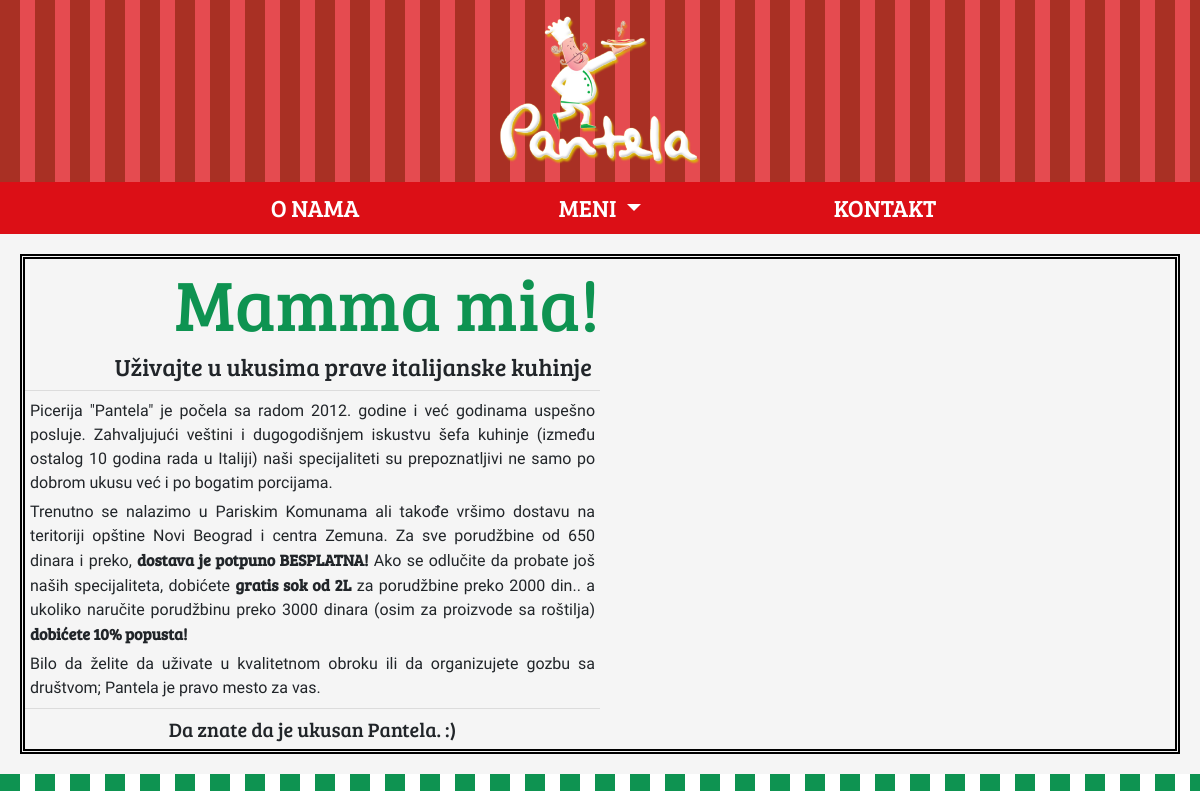
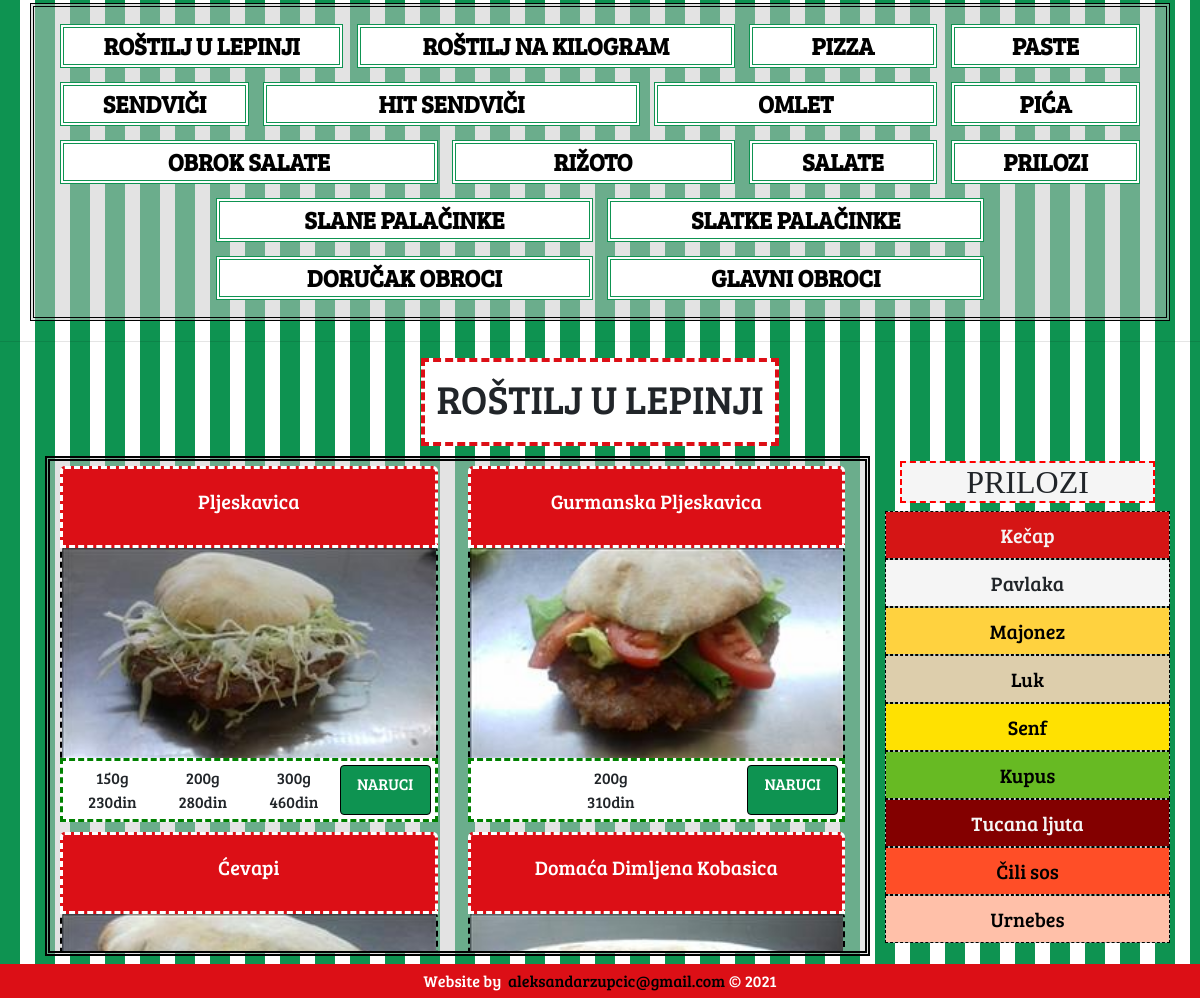
Screenshot of /index.php?menu=rostilj_lepinja with the database file from the repository (2 pictures, top to bottom).
### tables this page shows
CREATE TABLE `menu_list` (
  `Id` int(11) NOT NULL,
  `Naziv` varchar(40) NOT NULL,
  `Alias` varchar(40) NOT NULL
);

CREATE TABLE `rostilj_lepinja` (
  `Id` int(11) NOT NULL,
  `Naziv` varchar(40) NOT NULL,
  `Slika` text NOT NULL
);

CREATE TABLE `cenovnik` (
  `Id` int(11) NOT NULL,
  `Kolicina` varchar(20) NOT NULL,
  `Cena` int(11) NOT NULL,
  `Tip` varchar(40) NOT NULL,
  `Proizvod` int(11) NOT NULL
);

### php/menu_item.php (the view, shortened to what this page needs)
<?php
    $where_from = $_GET["menu"];
    $query = "SELECT * FROM $where_from";
    $menu_items = mysqli_query($conn, $query);
    while($item = mysqli_fetch_assoc($menu_items)){
?>
<div class = "col-lg-6">
    <div class="card">
        <div class="card-body menu-title text-center">
            <h5 class="card-title">
                <?= $item["Naziv"]; ?>
            </h5>
        </div>
        <?php if($item["Slika"] !== ''): ?>
        <img class = "card-img-top menu-img"
            src = "<?="img/".$where_from."/".$item["Slika"];?>"
            alt="Card image cap"/>
        <?php endif; ?>
        <div class = "menu-pricing p-1">
            <div class = "row no-gutters">
                <div class = "col-sm-9">
                    <table class = "w-100 text-center">
                        <tbody>
                            <tr>
                                <?php
                                    $query = "SELECT c.Kolicina, c.Cena FROM cenovnik AS c WHERE c.proizvod = ".$item["Id"]." AND c.tip = '".$where_from."'";
                                    $item_price = mysqli_query($conn, $query);
                                    while($price = mysqli_fetch_assoc($item_price)){
                                        echo "<td>";
                                            echo '<a>';
                                                echo '<span class = "menu-price">'.$price["Kolicina"].'</span>';
                                                echo '<br/>'.$price["Cena"].'din';
                                            echo '</a>';
                                        echo "</td>";
                                    }
                                ?>
                            </tr>
                    </table>
                </div>
                <div class = "col-sm-3 d-flex justify-items-center">
                    <a name = "" id="" class="btn btn-primary naruci w-100" href = "tel:0613181898" role="button">
                        NARUCI
                    </a>
                </div>
            </div>
        </div>
    </div>
</div>
<?php } ?>

### index.php (shortened to what this page needs)
<!DOCTYPE html>
<html lang="en">
<head>
    <link rel="stylesheet" href="https://maxcdn.bootstrapcdn.com/bootstrap/4.0.0/css/bootstrap.min.css">
    <link rel = "stylesheet" type = "text/css" href = "style.css"/>
</head>
<body>
    <div class = "container-fluid head-logo text-center">
        <a href = "index.php">
            <img class = "my-3" src = "img/logo.png" width = "200px"/>
        </a>
    </div>
    <nav>
        <div class = "container">
            <div class = "row d-flex justify-content-center text-center">
                <div class = "col-md-3">
                    <li class="nav-item">
                        <a class = "nav-link" href = "onama.php">
                            O NAMA
                        </a>
                    </li>
                </div>
                <div class = "col-md-3">
                    <li class="nav-item dropdown">
                        <a class="nav-link dropdown-toggle" href="#" id="navbarDropdownMenuLink" data-display="static" data-toggle="dropdown" aria-haspopup="true" aria-expanded="false">
                            MENI
                        </a>
                    </li>
                </div>
                <div class = "col-md-3">
                    <li class="nav-item">
                        <a class = "nav-link" href = "kontakt.php">
                            KONTAKT
                        </a>
                    </li>
                </div>
            </div>
        </div>
    </nav>
    <div class = "meni-jumbo">
        <div class = "row no-gutters">
            <div class = "col">
                <h1 class="display-3 text-lg-right text-center">Mamma mia!</h1>
                <h4 class = "text-right pantela-main px-2">
                    Uživajte u ukusima prave italijanske kuhinje
                </h4>
                <hr class = "my-2">
                <p>Picerija "Pantela" je počela sa radom 2012. godine i već godinama uspešno posluje. Zahvaljujući veštini i dugogodišnjem iskustvu šefa kuhinje (između ostalog 10 godina rada u Italiji) naši specijaliteti su prepoznatljivi ne samo po dobrom ukusu već i po bogatim porcijama.</p>
                <p>Trenutno se nalazimo u Pariskim Komunama ali takođe vršimo dostavu na teritoriji opštine Novi Beograd i centra Zemuna. Za sve porudžbine od 650 dinara i preko, <strong>dostava je potpuno BESPLATNA!</strong> Ako se odlučite da probate još naših specijaliteta, dobićete <strong>gratis sok od 2L</strong> za porudžbine preko 2000 din.. a ukoliko naručite porudžbinu preko 3000 dinara (osim za proizvode sa roštilja) <strong>dobićete 10% popusta!</strong></p>
                <p>Bilo da želite da uživate u kvalitetnom obroku ili da organizujete gozbu sa društvom; Pantela je pravo mesto za vas.</p>
                <hr class = "my-2">
                <h5 class = "text-center pantela-main">Da znate da je ukusan Pantela. :)</h5>
            </div>
            <div class = "col-lg-6 jumbo-img">
                <img class = "img-fluid h-100" src = "https://hips.hearstapps.com/hmg-prod.s3.amazonaws.com/images/delish-200511-seo-club-sandwich-h-14383-eb-1590780714.jpg"/>
            </div>
        </div>
    </div>
    <?php include "php/menu_list.php"; ?>
    <div id = "ajax-menu">
        <hr/>
    </div>
    <div id = "menu">
        <?php
            if(isset($_GET["menu"])){
                include "php/menu_display.php";
            }
        ?>
    </div>
    <div class = "container-fluid red-bg text-center text-white d-flex justify-content-center align-items-center">
        <p class = "author-copy">
            Website by &nbsp;<a href = "https://www.aleksandarzupcic.com/">aleksandarzupcic@gmail.com</a>&nbsp;&copy; <?= date("Y"); ?>
        </p>
    </div>
</body>
</html>

### php/menu_list.php (shortened to what this page needs)
<div class = "container menu">
    <div class = "row d-flex justify-content-center">
        <div class = "col-lg-3 col-md-6 menu-item">
            <a href = "javascript:void(0)" onclick = "getItem('rostilj_lepinja');">ROŠTILJ U LEPINJI</a>
        </div>
        <div class = "col-lg-4 col-md-5 menu-item">
            <a href = "javascript:void(0)" onclick = "getItem('rostilj_kilogram');">ROŠTILJ NA KILOGRAM</a>
        </div>
        <div class = "col-lg-2 col-md-6 menu-item">
            <a href = "javascript:void(0)" onclick = "getItem('pizza');">PIZZA</a>
        </div>
        <div class = "col-lg-2 col-md-5 menu-item">
            <a href = "javascript:void(0)" onclick = "getItem('pasta');">PASTE</a>
        </div>
    </div>
    <div class = "row d-flex justify-content-center">
        <div class = "col-lg-2 col-md-6 menu-item">
            <a href = "javascript:void(0)" onclick = "getItem('sendvic');">SENDVIČI</a>
        </div>
        <div class = "col-lg-4 col-md-5 menu-item">
            <a href = "javascript:void(0)" onclick = "getItem('hit_sendvic');">HIT SENDVIČI</a>
        </div>
        <div class = "col-lg-3 col-md-6 menu-item">
            <a href = "javascript:void(0)" onclick = "getItem('omlet');">OMLET</a>
        </div>
        <div class = "col-lg-2 col-md-5 menu-item">
            <a href = "javascript:void(0)" onclick = "getItem('pica');">PIĆA</a>
        </div>
    </div>
    <div class = "row d-flex justify-content-center">
        <div class = "col-lg-4 col-md-6 menu-item">
            <a href = "javascript:void(0)" onclick = "getItem('obrok_salata');">OBROK SALATE</a>
        </div>
        <div class = "col-lg-3 col-md-5 menu-item">
            <a href = "javascript:void(0)" onclick = "getItem('rizoto');">RIŽOTO</a>
        </div>
        <div class = "col-lg-2 col-md-6 menu-item">
            <a href = "javascript:void(0)" onclick = "getItem('salate');">SALATE</a>
        </div>
        <div class = "col-lg-2 col-md-5 menu-item">
            <a href = "javascript:void(0)" onclick = "getItem('prilozi');">PRILOZI</a>
        </div>
    </div>
    <div class = "row d-flex justify-content-center">
        <div class = "col-lg-4 col-md-6 menu-item">
            <a href = "javascript:void(0)" onclick = "getItem('palacinke_slane');">SLANE PALAČINKE</a>
        </div>
        <div class = "col-lg-4 col-md-5 menu-item">
            <a href = "javascript:void(0)" onclick = "getItem('palacinke_slatke');">SLATKE PALAČINKE</a>
        </div>
    </div>
    <div class = "row d-flex justify-content-center">
        <div class = "col-lg-4 col-md-6 menu-item">
            <a href = "javascript:void(0)" onclick = "getItem('dorucak_obrok');">DORUČAK OBROCI</a>
        </div>
        <div class = "col-lg-4 col-md-5 menu-item">
            <a href = "javascript:void(0)" onclick = "getItem('obroci');">GLAVNI OBROCI</a>
        </div>
    </div>
</div>

### php/menu_display.php
<?php include "connect.php"; ?>
<div class = "main-title">
    <?php
        $get_name_sql = "SELECT Naziv FROM menu_list WHERE Alias = '".$_GET["menu"]."'";
        $get_name = mysqli_query($conn, $get_name_sql);
        echo "<h1>".mysqli_fetch_row($get_name)[0]."</h1>";
    ?>
</div>
<div class = "container my-2">
    <div class = "row">
        <div class = "col-lg-9 mx-auto">
            <div class = "menu-options">
                <div class = "container">
                    <div class = "row">
                        <?php include "menu_item.php"; ?>
                    </div>
                </div>
            </div>
        </div>
        <?php
            $meni_prilozi = ["rostilj_lepinja", "palacinke_slatke"];
            if(isset($_GET["menu"]) && in_array($_GET["menu"], $meni_prilozi)):
        ?>
        <div class = "col-lg-3">
            <div class = "prilozi">
                <h2>PRILOZI</h2>
                <div class = "row">
                    <?php
                        $menu = $_GET["menu"];
                        if($menu === "rostilj_lepinja"){
                            include "slani_prilozi.php";
                        } else if($menu === "palacinke_slatke"){
                            include "slatki_prilozi.php";
                        }
                    ?>
                </div>
            </div>
        </div>
        <?php endif; ?>
    </div>
</div>

### php/slani_prilozi.php
<div class = "col-lg-12 col-sm-4 prilog">
    <p class = "kecap" href = "#">
        Kečap
    </p>
</div>
<div class = "col-lg-12 col-sm-4 prilog">
    <p class = "pavlaka" href = "#">
        Pavlaka
    </p>
</div>
<div class = "col-lg-12 col-sm-4 prilog">
    <p class = "majonez" href = "#">
        Majonez
    </p>
</div>
<div class = "col-lg-12 col-sm-4 prilog">
    <p class = "luk" href = "#">
        Luk
    </p>
</div>
<div class = "col-lg-12 col-sm-4 prilog">
    <p class = "senf" href = "#">
        Senf
    </p>
</div>
<div class = "col-lg-12 col-sm-4 prilog">
    <p class = "kupus" href = "#">
        Kupus
    </p>
</div>
<div class = "col-lg-12 col-sm-4 prilog">
    <p class = "tucana" href = "#">
        Tucana ljuta
    </p>
</div>
<div class = "col-lg-12 col-sm-4 prilog">
    <p class = "cili" href = "#">
        Čili sos
    </p>
</div>
<div class = "col-lg-12 col-sm-4 prilog">
    <p class = "urnebes" href = "#">
        Urnebes
    </p>
</div>

### styles/color-scheme.css (style rules this page uses)
:root { --pantela-red: rgba(220, 15, 22); --pantela-green: rgba(14, 147, 81); }
.red-bg { background-color: var(--pantela-red); }

### styles/main.css (style rules this page uses)
body { background: repeating-linear-gradient( 90deg, var(--pantela-green), var(--pantela-green) 20px, white 10px, white 35px); }
a { color: black; cursor: pointer !important; }
.head-logo::before { content: ""; background-color: var(--pantela-red); position: absolute; height: 200px; top: 0px; right: 0px; left: 0px; opacity: 0.75; }
.head-logo img { position: relative; }
.nav-link { color: white; font-size: 1.5rem; }
nav { color: white; background-color: var(--pantela-red); list-style-type: none; }
.main-title { text-align: center; border: 4px dashed; padding: 12px; width: fit-content; margin: 10px auto; border-color: var(--pantela-red); background-color: white; text-transform: uppercase !important; font-weight: bold; }
.author-copy { margin: 0px; padding: 5px; }

### styles/pg-meni.css (style rules this page uses)
.meni-jumbo { background-color: whitesmoke; padding: 20px; border-radius: 0px; margin-bottom: 10px; }
.meni-jumbo .row { border: 5px double black; background-color: whitesmoke; }
.meni-jumbo p { margin: 5px; text-align: justify; }
.jumbo-img { clip-path: polygon(53% 0, 100% 0, 100% 100%, 0% 100%); }
.display-3 { color: var(--pantela-green); }
.menu { margin-top: 20px; margin-bottom: 20px; background-color: rgba(200, 200, 200, 0.5); padding-top: 10px; padding-bottom: 10px; border: 4px double black; }
.menu-item { background-color: white; display: flex; border-color: var(--pantela-green); margin: 7px; font-size: 1.5rem; flex-direction: column; text-align: center; justify-content: center; font-weight: bold; border: 4px double; border-color: var(--pantela-green); padding: 0 !important; }
.menu-item a { color: black; margin: 0px; text-decoration: none; }
.menu-options { background-color: rgba(200, 200, 200, 0.5); overflow-y: auto; max-height: 500px; border: 5px double black; }
.menu-options .card { margin: 5px; margin-left: -5px; border: none; background: none; }
.menu-title { background-color: var(--pantela-red); border: 3px dashed white; border-top-left-radius: 5px; border-top-right-radius: 5px; }
.menu-title h5 { color: white; font-size: 20px !important; }
.menu-img { border: 2px dashed black; border-top: none; border-bottom: none; }
.menu-pricing { border: 3px dashed green; background: white; }
.menu-pricing a { width: 100%; display: inline-block; }
.naruci { background-color: var(--pantela-green); border-color: black; }
.prilozi { margin-top: 5px; text-align: center; font-family: 'Bree Serif', serif; }
.prilozi h2 { background-color: whitesmoke; border: 2px dashed red; }
.prilog { font-size: 20px; border: 1px dashed black; background-color: rgba(200, 200, 200, 0.8); padding: 0 !important; }
.prilog p { padding-top: 8px; padding-bottom: 8px; display: inline-block; width: 100%; text-decoration: none; font-family: "Pantela Main"; margin-bottom: 0px; }
.kecap { background-color: rgb(213, 21, 21); color: whitesmoke; }
.pavlaka { background-color: whitesmoke; }
.tucana { background-color: rgb(131, 0, 0); color: whitesmoke; }
.majonez { background-color: rgba(255, 210, 63); color: black; }
.senf { background-color: rgba(255, 225, 1); color: black; }
.luk { background-color: rgba(221, 206, 172); color: black; }
.kupus { background-color: rgba(103, 186, 35); color: rgb(0, 0, 0); }
.cili { background-color: rgba(255, 78, 39); color: rgb(0, 0, 0); }
.urnebes { background-color: rgba(255, 192, 169); color: rgb(0, 0, 0); }

### styles/media-queries.css (style rules this page uses)
@media only screen and (min-width: 992px) { .menu-img { height: 210px; } }

### rows the page displays
menu_list: Naziv "ROŠTILJ U LEPINJI"
rostilj_lepinja: Naziv "Pljeskavica", Slika (picture)
cenovnik: Kolicina "150g", Cena "230"
cenovnik: Kolicina "200g", Cena "280"
cenovnik: Kolicina "300g", Cena "460"
rostilj_lepinja: Naziv "Gurmanska Pljeskavica", Slika (picture)
cenovnik: Kolicina "200g", Cena "310"
rostilj_lepinja: Naziv "Ćevapi", Slika (picture)
rostilj_lepinja: Naziv "Domaća Dimljena Kobasica", Slika (picture)
